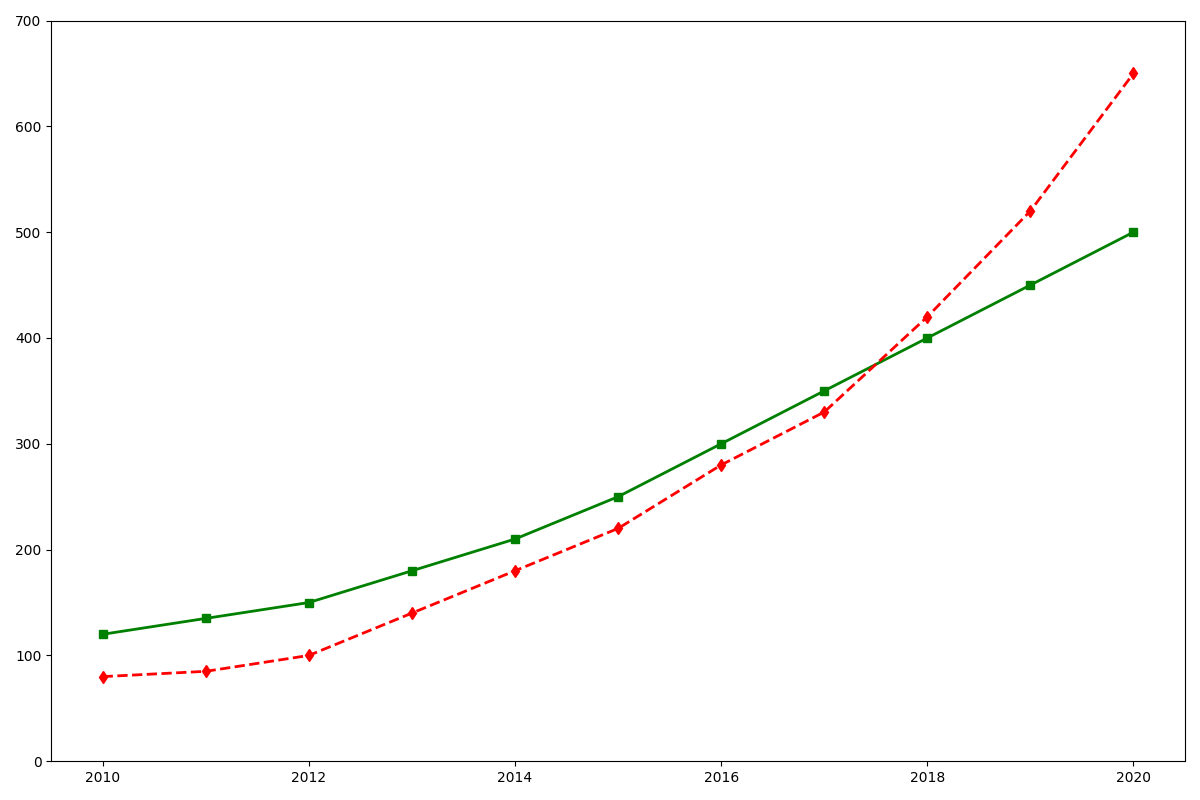

Write the Python code that produced this figure.
import matplotlib.pyplot as plt
import numpy as np

years = np.arange(2010, 2021)

techcorp_stocks = [120, 135, 150, 180, 210, 250, 300, 350, 400, 450, 500]
innovateinc_stocks = [80, 85, 100, 140, 180, 220, 280, 330, 420, 520, 650]

plt.figure(figsize=(12, 8))

plt.plot(years, techcorp_stocks, color='green', marker='s', linewidth=2, linestyle='-')
plt.plot(years, innovateinc_stocks, color='red', marker='d', linewidth=2, linestyle='--')

plt.ylim(0, 700)

plt.tight_layout()

plt.show()
